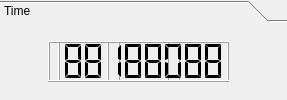
<?xml version="1.0" encoding="UTF-8"?>
<ui version="4.0">
 <class>TimeWidget</class>
 <widget class="QWidget" name="TimeWidget">
  <property name="geometry">
   <rect>
    <x>0</x>
    <y>0</y>
    <width>287</width>
    <height>100</height>
   </rect>
  </property>
  <layout class="QVBoxLayout" name="verticalLayout">
   <property name="spacing">
    <number>0</number>
   </property>
   <property name="margin">
    <number>0</number>
   </property>
   <item>
    <widget class="QToolBox" name="toolBoxTime">
     <property name="currentIndex">
      <number>0</number>
     </property>
     <property name="tabSpacing">
      <number>0</number>
     </property>
     <widget class="QWidget" name="pageTime">
      <property name="geometry">
       <rect>
        <x>0</x>
        <y>0</y>
        <width>287</width>
        <height>79</height>
       </rect>
      </property>
      <attribute name="label">
       <string>Time</string>
      </attribute>
      <layout class="QGridLayout" name="gridLayout">
       <property name="margin">
        <number>0</number>
       </property>
       <property name="spacing">
        <number>0</number>
       </property>
       <item row="0" column="0" rowspan="3">
        <spacer name="horizontalSpacerLeft">
         <property name="orientation">
          <enum>Qt::Horizontal</enum>
         </property>
         <property name="sizeHint" stdset="0">
          <size>
           <width>50</width>
           <height>20</height>
          </size>
         </property>
        </spacer>
       </item>
       <item row="0" column="1">
        <spacer name="verticalSpacer">
         <property name="orientation">
          <enum>Qt::Vertical</enum>
         </property>
         <property name="sizeHint" stdset="0">
          <size>
           <width>20</width>
           <height>2</height>
          </size>
         </property>
        </spacer>
       </item>
       <item row="0" column="2" rowspan="3">
        <spacer name="horizontalSpacerRight">
         <property name="orientation">
          <enum>Qt::Horizontal</enum>
         </property>
         <property name="sizeHint" stdset="0">
          <size>
           <width>59</width>
           <height>57</height>
          </size>
         </property>
        </spacer>
       </item>
       <item row="1" column="1">
        <widget class="QFrame" name="frameTime">
         <property name="minimumSize">
          <size>
           <width>181</width>
           <height>41</height>
          </size>
         </property>
         <property name="frameShape">
          <enum>QFrame::StyledPanel</enum>
         </property>
         <property name="frameShadow">
          <enum>QFrame::Raised</enum>
         </property>
         <widget class="QLCDNumber" name="lcdNumberShadowSecond">
          <property name="geometry">
           <rect>
            <x>130</x>
            <y>0</y>
            <width>51</width>
            <height>41</height>
           </rect>
          </property>
          <property name="sizePolicy">
           <sizepolicy hsizetype="Fixed" vsizetype="Fixed">
            <horstretch>0</horstretch>
            <verstretch>0</verstretch>
           </sizepolicy>
          </property>
          <property name="numDigits">
           <number>2</number>
          </property>
          <property name="segmentStyle">
           <enum>QLCDNumber::Flat</enum>
          </property>
          <property name="value" stdset="0">
           <double>88.000000000000000</double>
          </property>
          <property name="intValue" stdset="0">
           <number>88</number>
          </property>
         </widget>
         <widget class="QLCDNumber" name="lcdNumberShadowHour">
          <property name="geometry">
           <rect>
            <x>10</x>
            <y>0</y>
            <width>51</width>
            <height>41</height>
           </rect>
          </property>
          <property name="sizePolicy">
           <sizepolicy hsizetype="Fixed" vsizetype="Fixed">
            <horstretch>0</horstretch>
            <verstretch>0</verstretch>
           </sizepolicy>
          </property>
          <property name="numDigits">
           <number>2</number>
          </property>
          <property name="segmentStyle">
           <enum>QLCDNumber::Flat</enum>
          </property>
          <property name="value" stdset="0">
           <double>88.000000000000000</double>
          </property>
          <property name="intValue" stdset="0">
           <number>88</number>
          </property>
         </widget>
         <widget class="QLCDNumber" name="lcdNumber">
          <property name="geometry">
           <rect>
            <x>0</x>
            <y>0</y>
            <width>191</width>
            <height>41</height>
           </rect>
          </property>
          <property name="sizePolicy">
           <sizepolicy hsizetype="Fixed" vsizetype="Fixed">
            <horstretch>0</horstretch>
            <verstretch>0</verstretch>
           </sizepolicy>
          </property>
          <property name="numDigits">
           <number>8</number>
          </property>
          <property name="digitCount">
           <number>8</number>
          </property>
          <property name="segmentStyle">
           <enum>QLCDNumber::Flat</enum>
          </property>
          <property name="intValue" stdset="0">
           <number>88888888</number>
          </property>
         </widget>
         <widget class="QLCDNumber" name="lcdNumberShadowMinute">
          <property name="geometry">
           <rect>
            <x>70</x>
            <y>0</y>
            <width>51</width>
            <height>41</height>
           </rect>
          </property>
          <property name="sizePolicy">
           <sizepolicy hsizetype="Fixed" vsizetype="Fixed">
            <horstretch>0</horstretch>
            <verstretch>0</verstretch>
           </sizepolicy>
          </property>
          <property name="numDigits">
           <number>2</number>
          </property>
          <property name="segmentStyle">
           <enum>QLCDNumber::Flat</enum>
          </property>
          <property name="value" stdset="0">
           <double>88.000000000000000</double>
          </property>
          <property name="intValue" stdset="0">
           <number>88</number>
          </property>
         </widget>
         <zorder>lcdNumberShadowMinute</zorder>
         <zorder>lcdNumberShadowHour</zorder>
         <zorder>lcdNumberShadowSecond</zorder>
         <zorder>lcdNumber</zorder>
        </widget>
       </item>
       <item row="2" column="1">
        <spacer name="verticalSpacer_2">
         <property name="orientation">
          <enum>Qt::Vertical</enum>
         </property>
         <property name="sizeHint" stdset="0">
          <size>
           <width>20</width>
           <height>2</height>
          </size>
         </property>
        </spacer>
       </item>
      </layout>
      <zorder>lcdNumber</zorder>
     </widget>
    </widget>
   </item>
  </layout>
  <zorder>toolBoxTime</zorder>
  <zorder>lcdNumber</zorder>
 </widget>
 <resources/>
 <connections/>
</ui>
